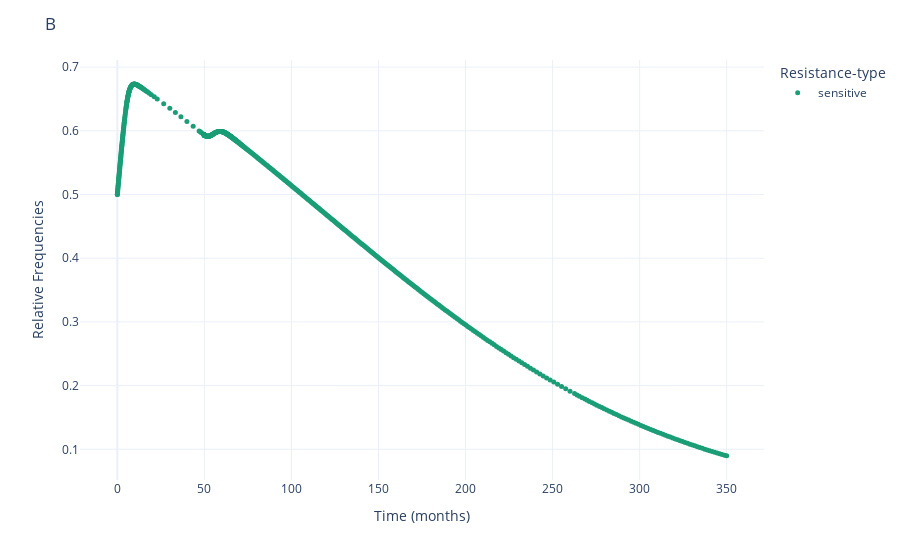

The code cell stored with this chart in its notebook:
### Code cell
fig = px.scatter(frequency, y = "sensitives", x = 't', color='Resistance-type', color_discrete_sequence=px.colors.qualitative.Dark2, template = "plotly_white")

fig.update_layout(
    title="B",
    xaxis_title="Time (months)",
    yaxis_title="Relative Frequencies"
)

fig.update_traces(marker=dict(size=5),
                  selector=dict(mode='markers'))

fig.show()

### Figure 1 — Plotly figure (JSON) as saved in the notebook; plotly's stock layout.template omitted (floating-point values rounded to 4 significant figures; data arrays with more than 128 entries replaced by an {"elided": "..."} marker saying what was removed)
{"data": [{"hovertemplate": "Resistance-type=sensitive<br>t=%{x}<br>sensitives=%{y}<extra></extra>", "legendgroup": "sensitive", "marker": {"color": "rgb(27,158,119)", "size": 5, "symbol": "circle"}, "mode": "markers", "name": "sensitive", "orientation": "v", "showlegend": true, "type": "scatter", "x": {"elided": "635 float values"}, "xaxis": "x", "y": {"elided": "635 float values"}, "yaxis": "y"}], "layout": {"legend": {"title": {"text": "Resistance-type"}, "tracegroupgap": 0}, "margin": {"t": 60}, "title": {"text": "B"}, "xaxis": {"anchor": "y", "domain": [0, 1], "title": {"text": "Time (months)"}}, "yaxis": {"anchor": "x", "domain": [0, 1], "title": {"text": "Relative Frequencies"}}}}
